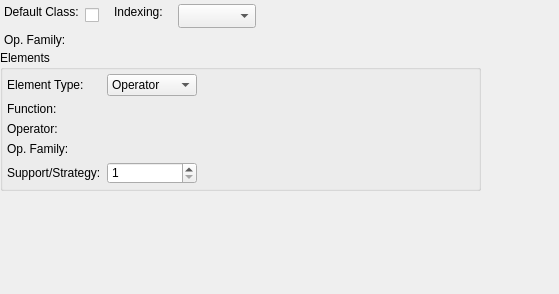
<?xml version="1.0" encoding="UTF-8"?>
<ui version="4.0">
 <class>OperatorClassWidget</class>
 <widget class="QWidget" name="OperatorClassWidget">
  <property name="geometry">
   <rect>
    <x>0</x>
    <y>0</y>
    <width>559</width>
    <height>294</height>
   </rect>
  </property>
  <property name="minimumSize">
   <size>
    <width>0</width>
    <height>0</height>
   </size>
  </property>
  <widget class="QCheckBox" name="def_class_chk">
   <property name="geometry">
    <rect>
     <x>85</x>
     <y>5</y>
     <width>25</width>
     <height>21</height>
    </rect>
   </property>
   <property name="text">
    <string/>
   </property>
  </widget>
  <widget class="QLabel" name="def_class_lbl">
   <property name="geometry">
    <rect>
     <x>4</x>
     <y>4</y>
     <width>91</width>
     <height>16</height>
    </rect>
   </property>
   <property name="sizePolicy">
    <sizepolicy hsizetype="Fixed" vsizetype="Preferred">
     <horstretch>0</horstretch>
     <verstretch>0</verstretch>
    </sizepolicy>
   </property>
   <property name="minimumSize">
    <size>
     <width>90</width>
     <height>0</height>
    </size>
   </property>
   <property name="text">
    <string>Default Class:</string>
   </property>
  </widget>
  <widget class="QLabel" name="indexing_lbl">
   <property name="geometry">
    <rect>
     <x>114</x>
     <y>4</y>
     <width>68</width>
     <height>16</height>
    </rect>
   </property>
   <property name="sizePolicy">
    <sizepolicy hsizetype="Fixed" vsizetype="Preferred">
     <horstretch>0</horstretch>
     <verstretch>0</verstretch>
    </sizepolicy>
   </property>
   <property name="minimumSize">
    <size>
     <width>68</width>
     <height>0</height>
    </size>
   </property>
   <property name="text">
    <string>Indexing:</string>
   </property>
  </widget>
  <widget class="QComboBox" name="indexing_cmb">
   <property name="geometry">
    <rect>
     <x>178</x>
     <y>4</y>
     <width>78</width>
     <height>24</height>
    </rect>
   </property>
  </widget>
  <widget class="QGroupBox" name="elements_grp">
   <property name="geometry">
    <rect>
     <x>0</x>
     <y>50</y>
     <width>481</width>
     <height>141</height>
    </rect>
   </property>
   <property name="title">
    <string>Elements</string>
   </property>
   <layout class="QGridLayout" name="elementos_grid">
    <property name="leftMargin">
     <number>4</number>
    </property>
    <property name="topMargin">
     <number>4</number>
    </property>
    <property name="rightMargin">
     <number>4</number>
    </property>
    <property name="bottomMargin">
     <number>4</number>
    </property>
    <property name="spacing">
     <number>6</number>
    </property>
    <item row="0" column="0">
     <widget class="QLabel" name="elem_type_lbl">
      <property name="text">
       <string>Element Type:</string>
      </property>
     </widget>
    </item>
    <item row="0" column="1">
     <widget class="QComboBox" name="elem_type_cmb">
      <property name="sizePolicy">
       <sizepolicy hsizetype="Expanding" vsizetype="Fixed">
        <horstretch>0</horstretch>
        <verstretch>0</verstretch>
       </sizepolicy>
      </property>
      <item>
       <property name="text">
        <string>Operator</string>
       </property>
      </item>
      <item>
       <property name="text">
        <string>Function</string>
       </property>
      </item>
      <item>
       <property name="text">
        <string>Storage</string>
       </property>
      </item>
     </widget>
    </item>
    <item row="0" column="2" colspan="2">
     <spacer name="horizontalSpacer">
      <property name="orientation">
       <enum>Qt::Horizontal</enum>
      </property>
      <property name="sizeHint" stdset="0">
       <size>
        <width>271</width>
        <height>20</height>
       </size>
      </property>
     </spacer>
    </item>
    <item row="1" column="0">
     <widget class="QLabel" name="function_lbl">
      <property name="text">
       <string>Function:</string>
      </property>
     </widget>
    </item>
    <item row="2" column="0">
     <widget class="QLabel" name="operator_lbl">
      <property name="text">
       <string>Operator:</string>
      </property>
     </widget>
    </item>
    <item row="4" column="0">
     <widget class="QLabel" name="stg_num_lbl">
      <property name="text">
       <string>Support/Strategy:</string>
      </property>
     </widget>
    </item>
    <item row="4" column="1">
     <widget class="QSpinBox" name="stg_num_sb">
      <property name="minimum">
       <number>1</number>
      </property>
     </widget>
    </item>
    <item row="3" column="0">
     <widget class="QLabel" name="elem_family_lbl">
      <property name="text">
       <string>Op. Family:</string>
      </property>
     </widget>
    </item>
   </layout>
  </widget>
  <widget class="QLabel" name="family_lbl">
   <property name="geometry">
    <rect>
     <x>4</x>
     <y>32</y>
     <width>68</width>
     <height>16</height>
    </rect>
   </property>
   <property name="minimumSize">
    <size>
     <width>68</width>
     <height>0</height>
    </size>
   </property>
   <property name="text">
    <string>Op. Family:</string>
   </property>
  </widget>
 </widget>
 <tabstops>
  <tabstop>def_class_chk</tabstop>
  <tabstop>indexing_cmb</tabstop>
  <tabstop>elem_type_cmb</tabstop>
  <tabstop>stg_num_sb</tabstop>
 </tabstops>
 <resources/>
 <connections/>
</ui>
